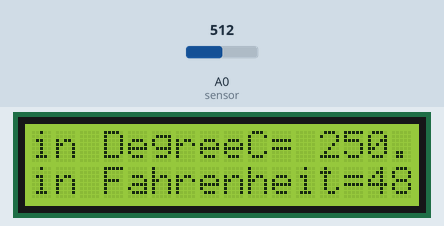
This sketch was run on a simulated Arduino Uno, built with avr-gcc and run on an emulated ATmega328P. Parts: 16×2 character LCD. The test bench sets the inputs (shaded band); at power-on: A0 (sensor) = 512.

Above: at 1.7 s.
1.8 s: A0 (sensor) set to 716
At 3.5 s:
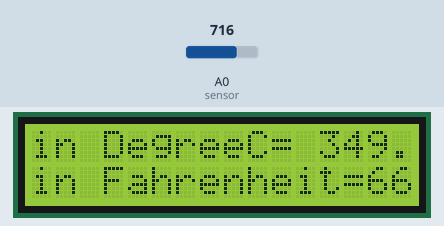
4.0 s: A0 (sensor) set to 900
At 5.4 s:
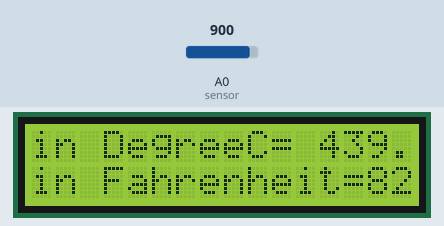
6.0 s: A0 (sensor) set to 1023
At 7.4 s:
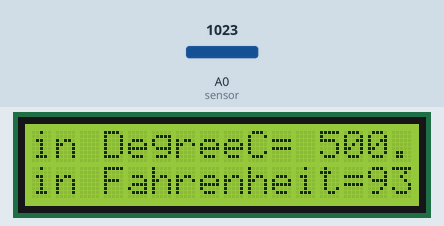
Timing chart, 0 to 9.0 s (numbered marks = the images above; inputs shaded):
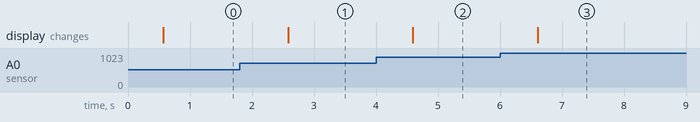

Measured:
- after the input at 1.8 s, the display: changes after 0.78 s (image 1)
- after the input at 4.0 s, the display: changes after 0.59 s (image 2)
- after the input at 6.0 s, the display: changes after 0.61 s (image 3)

The sketch:

Task3.ino
```cpp
#include<LiquidCrystal.h>

	LiquidCrystal lcd(12,11,5,4,3,2);
	const int sensor=A0;
	float tempc;
	float tempf;
	float vout;

void setup()

	{
	pinMode(sensor,INPUT); // Configuring pin A0 as input
	Serial.begin(9600);
	lcd.begin(16,2);
	delay(500);
}

void loop()

	{
	vout=analogRead(sensor);
	vout=(vout*500)/1023;
	tempc=vout; // Storing value in Degree Celsius
	tempf=(vout*1.8)+32; // Converting to Fahrenheit
	lcd.setCursor(0,0);
	lcd.print("in DegreeC= ");
	lcd.print(tempc);
	lcd.setCursor(0,1);
	lcd.print("in Fahrenheit=");
	lcd.print(tempf);
	delay(1000); //Delay of 1 second for ease of viewing in serial monitor
}
```
